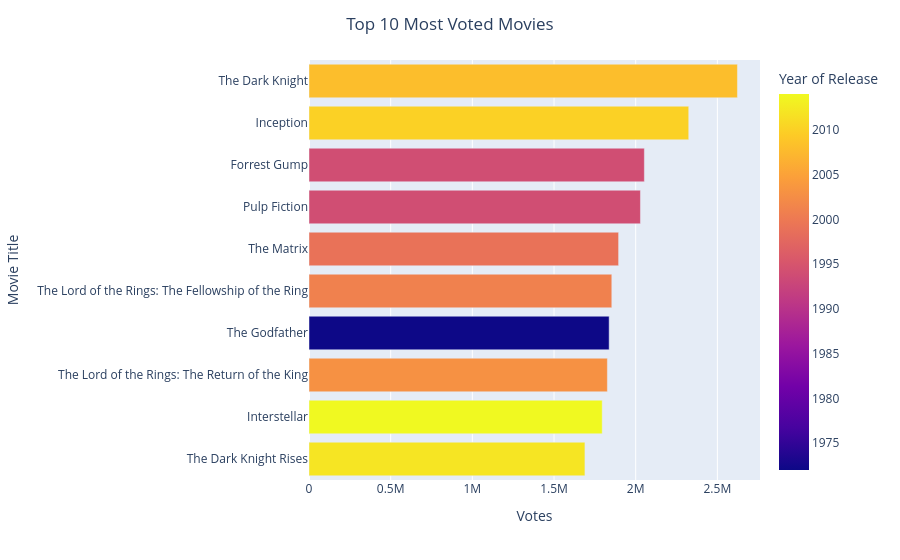

Notebook code for this chart:
### Code cell
f1= px.bar(top_10_most_votes, x='Votes', y='Movie Title',
        orientation='h',
        color='Year of Release',
        )

f1.update_layout(
        yaxis={'categoryorder':'total ascending'},
        title={
            'text':'Top 10 Most Voted Movies',
            'x':0.5,
        }
)

### Figure 1 — Plotly figure (JSON) as saved in the notebook; plotly's stock layout.template omitted (floating-point values rounded to 4 significant figures)
{"data": [{"hovertemplate": "Votes=%{x}<br>Movie Title=%{y}<br>Year of Release=%{marker.color}<extra></extra>", "legendgroup": "", "marker": {"color": [2008, 2010, 1994, 1994, 1999, 2001, 1972, 2003, 2014, 2012], "coloraxis": "coloraxis", "pattern": {"shape": ""}}, "name": "", "orientation": "h", "showlegend": false, "textposition": "auto", "type": "bar", "x": [2622926, 2324716, 2053012, 2029060, 1895339, 1853771, 1837508, 1826650, 1795113, 1689199], "xaxis": "x", "y": ["The Dark Knight", "Inception", "Forrest Gump", "Pulp Fiction", "The Matrix", "The Lord of the Rings: The Fellowship of the Ring", "The Godfather", "The Lord of the Rings: The Return of the King", "Interstellar", "The Dark Knight Rises"], "yaxis": "y"}], "layout": {"barmode": "relative", "coloraxis": {"colorbar": {"title": {"text": "Year of Release"}}, "colorscale": [[0, "#0d0887"], [0.1111, "#46039f"], [0.2222, "#7201a8"], [0.3333, "#9c179e"], [0.4444, "#bd3786"], [0.5556, "#d8576b"], [0.6667, "#ed7953"], [0.7778, "#fb9f3a"], [0.8889, "#fdca26"], [1, "#f0f921"]]}, "legend": {"tracegroupgap": 0}, "margin": {"t": 60}, "title": {"text": "Top 10 Most Voted Movies", "x": 0.5}, "xaxis": {"anchor": "y", "domain": [0, 1], "title": {"text": "Votes"}}, "yaxis": {"anchor": "x", "categoryorder": "total ascending", "domain": [0, 1], "title": {"text": "Movie Title"}}}}
